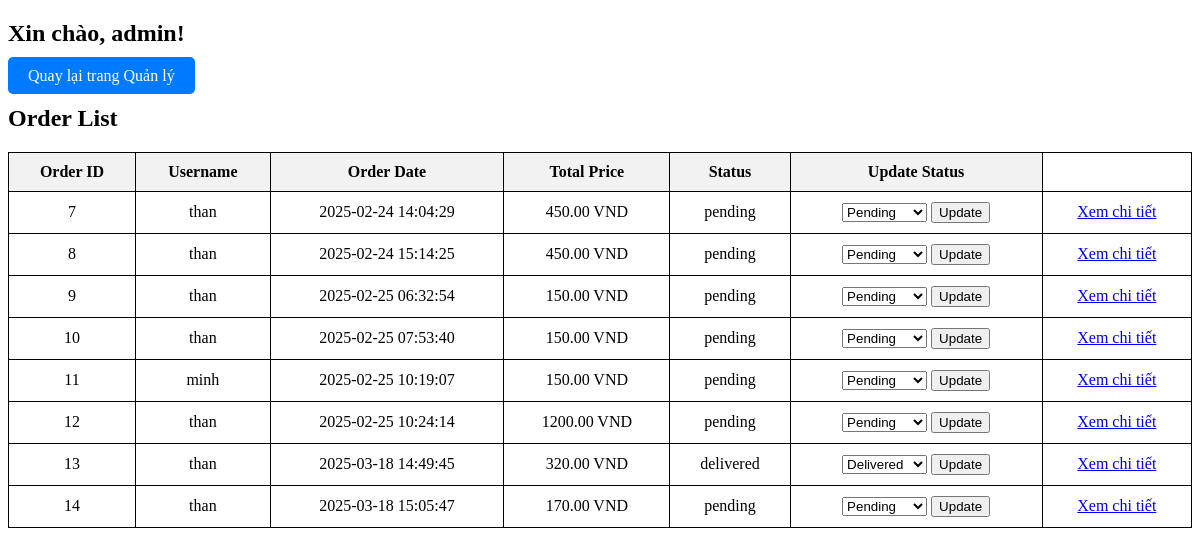
Page /hienthidonhang.php (signed in) on the committed database.
### tables this page shows
CREATE TABLE `orders` (
  `order_id` int(11) NOT NULL,
  `username` varchar(255) NOT NULL,
  `order_date` timestamp NOT NULL DEFAULT current_timestamp(),
  `total_price` decimal(10,2) NOT NULL,
  `status` enum('pending','processed','shipped','delivered','cancelled') DEFAULT 'pending'
);

### hienthidonhang.php (the view, shortened to what this page needs)
<?php
require 'config.php';
$username = $_SESSION['username'];
$stmt = $conn->prepare("SELECT role FROM users WHERE username = ?");
$stmt->bind_param("s", $username);
$stmt->execute();
$result = $stmt->get_result();
$user = $result->fetch_assoc();
$is_admin = ($user['role'] === 'Admin');
$sql = "SELECT * FROM orders";
$result = $conn->query($sql);
?>
<!DOCTYPE html>
<html lang="en">
<head>
</head>
<body>
<h2>Xin chào, <?php echo htmlspecialchars($username); ?>!</h2>
<a href="quanly.php" class="back-btn">Quay lại trang Quản lý</a>
<h2>Order List</h2>
<?php if ($result->num_rows > 0): ?>
    <table>
        <tr>
            <th>Order ID</th>
            <th>Username</th>
            <th>Order Date</th>
            <th>Total Price</th>
            <th>Status</th>
            <?php if ($is_admin): ?>
                <th>Update Status</th>
            <?php endif; ?>
        </tr>
        <?php while ($row = $result->fetch_assoc()): ?>
        <tr>
            <td><?php echo htmlspecialchars($row['order_id']); ?></td>
            <td><?php echo htmlspecialchars($row['username']); ?></td>
            <td><?php echo htmlspecialchars($row['order_date']); ?></td>
            <td><?php echo htmlspecialchars($row['total_price']); ?> VND</td>
            <td><?php echo htmlspecialchars($row['status']); ?></td>
            <?php if ($is_admin): ?>
                <td>
                    <form action="update_order_status.php" method="POST">
                        <select name="status">
                            <option value="pending" <?php if ($row['status'] == 'pending') echo 'selected'; ?>>Pending</option>
                            <option value="delivered" <?php if ($row['status'] == 'delivered') echo 'selected'; ?>>Delivered</option>
                        </select>
                        <button type="submit">Update</button>
                        <td>
    <a href="order_details.php?order_id=<?php echo $row['order_id']; ?>">Xem chi tiết</a>
</td>
                    </form>
                </td>
            <?php else: ?>
                <td>Bạn không đủ quyền để chỉnh sửa trạng thái đơn hàng.</td>
            <?php endif; ?>
        </tr>
        <?php endwhile; ?>
    </table>
<?php else: ?>
    <p>No orders found.</p>
<?php endif; ?>
</body>
</html>

### hienthidonhang.php (style rules this page uses)
table { width: 100%; border-collapse: collapse; }
table, th, td { border: 1px solid black; }
th, td { padding: 10px; text-align: center; }
th { background-color: #f2f2f2; }
.back-btn { margin-top: 20px; padding: 10px 20px; background-color: #007bff; color: white; text-decoration: none; border-radius: 5px; }

### rows in the picture
orders: order_id "7", username "than", order_date "2025-02-24 14:04:29", total_price "450.00", status "pending", status "Pending"
orders: order_id "8", username "than", order_date "2025-02-24 15:14:25", total_price "450.00", status "pending", status "Pending"
orders: order_id "9", username "than", order_date "2025-02-25 06:32:54", total_price "150.00", status "pending", status "Pending"
orders: order_id "10", username "than", order_date "2025-02-25 07:53:40", total_price "150.00", status "pending", status "Pending"
orders: order_id "11", username "minh", order_date "2025-02-25 10:19:07", total_price "150.00", status "pending", status "Pending"
orders: order_id "12", username "than", order_date "2025-02-25 10:24:14", total_price "1200.00", status "pending", status "Pending"
orders: order_id "13", username "than", order_date "2025-03-18 14:49:45", total_price "320.00", status "delivered", status "Delivered"
orders: order_id "14", username "than", order_date "2025-03-18 15:05:47", total_price "170.00", status "pending", status "Pending"

### other values in the picture
$username "admin"
